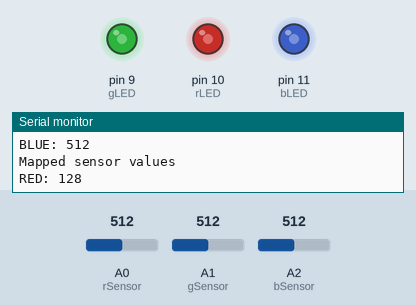
Recording of a sketch running on a simulated Arduino Uno, built with avr-gcc and run on an emulated ATmega328P. On the bench: output pins drawn as LEDs (lit = HIGH), the last lines printed to the serial monitor. The inputs (shaded band) are chosen by the test bench; at power-on: A0 (rSensor) = 512, A1 (gSensor) = 512, A2 (bSensor) = 512.

Above: at 1.2 s.
1.3 s: A0 (rSensor) set to 416
At 2.6 s:
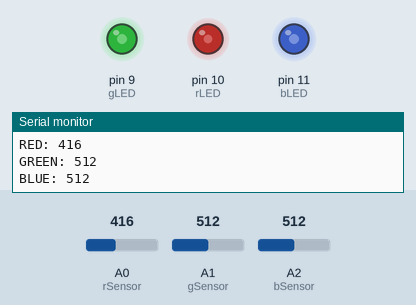
2.9 s: A0 (rSensor) set to 390
At 4.2 s:
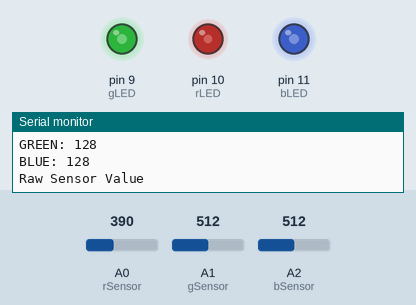
5.9 s: A1 (gSensor) set to 417
At 7.4 s:
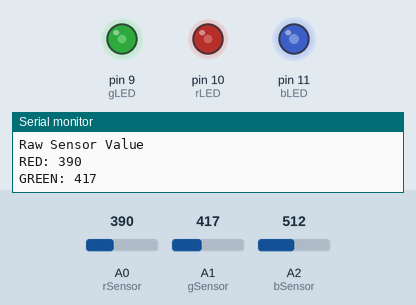
8.9 s: A1 (gSensor) set to 392
At 10.2 s:
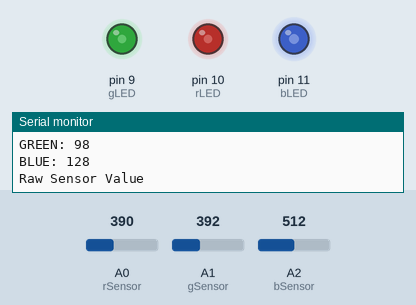
11.9 s: A2 (bSensor) set to 411
At 12.3 s:
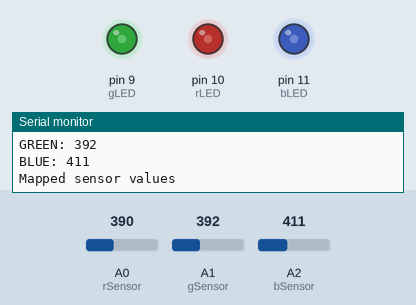
14.9 s: A2 (bSensor) set to 392
At 15.6 s:
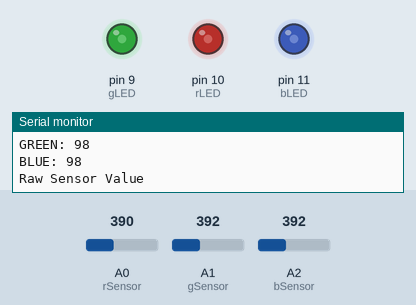
Timing chart, 0 to 17.9 s (numbered marks = the images above; inputs shaded):
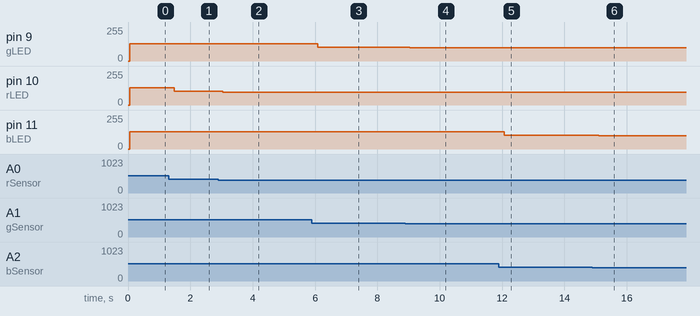

Measured:
- after the input at 1.3 s, pin 10 (rLED): 128/255 → 104/255 after 0.19 s
- after the input at 2.9 s, pin 10 (rLED): 104/255 → 97/255 after 0.13 s
- after the input at 5.9 s, pin 9 (gLED): 128/255 → 104/255 after 0.19 s
- after the input at 8.9 s, pin 9 (gLED): 104/255 → 98/255 after 0.14 s
- after the input at 11.9 s, pin 11 (bLED): 128/255 → 102/255 after 0.17 s
- after the input at 14.9 s, pin 11 (bLED): 102/255 → 98/255 after 0.19 s

The sketch:

mixing_led.ino
```cpp
const int gLED = 9;
const int rLED = 10;
const int bLED = 11;

const int rSensor = A0;
const int gSensor = A1;
const int bSensor = A2;

int rVal = 0;
int gVal = 0;
int bVal = 0;

int rSensVal = 0;
int gSensVal = 0;
int bSensVal = 0;

void setup() {
  Serial.begin(9600);
  pinMode(gLED, OUTPUT);
  pinMode(rLED, OUTPUT);
  pinMode(bLED, OUTPUT);

}

void loop() {
  rSensVal = analogRead(rSensor);
  delay(5);
  gSensVal = analogRead(gSensor);
  delay(5);
  bSensVal = analogRead(bSensor);
  delay(5);

  Serial.println("Raw Sensor Value");
  Serial.print("RED: ");
  Serial.println(rSensVal);
  Serial.print("GREEN: ");
  Serial.println(gSensVal);
  Serial.print("BLUE: ");
  Serial.println(bSensVal);

  rVal = rSensVal/4;
  gVal = gSensVal/4;
  bVal = bSensVal/4;

  Serial.println("Mapped sensor values");
  Serial.print("RED: ");
  Serial.println(rVal);
  Serial.print("GREEN: ");
  Serial.println(gVal);
  Serial.print("BLUE: ");
  Serial.println(bVal);

  analogWrite(rLED, rVal);
  analogWrite(gLED, gVal);
  analogWrite(bLED, bVal);


}
```
